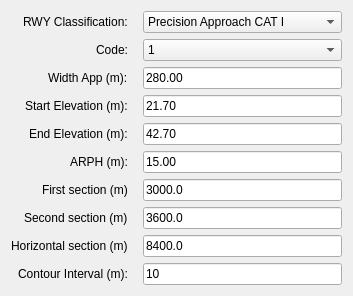
      <widget class="QWidget" name="tab_approach">
       <layout class="QFormLayout" name="formLayout_approach">
        <property name="fieldGrowthPolicy">
         <enum>QFormLayout::AllNonFixedFieldsGrow</enum>
        </property>
        <property name="labelAlignment">
         <set>Qt::AlignRight|Qt::AlignVCenter</set>
        </property>
        <property name="horizontalSpacing">
         <number>15</number>
        </property>
        <property name="verticalSpacing">
         <number>6</number>
        </property>
        <item row="0" column="0">
         <widget class="QLabel" name="label_rwyClassification">
          <property name="text">
           <string>RWY Classification:</string>
          </property>
          
         </widget>
        </item>
      <item row="0" column="1">
       <widget class="QComboBox" name="combo_rwyClassification">
        <property name="minimumHeight">
         <number>22</number>
        </property>
        <property name="currentIndex">
         <number>2</number>
        </property>
        <item>
         <property name="text">
        <string>Non-instrument</string>
         </property>
        </item>
        <item>
         <property name="text">
        <string>Non-precision approach</string>
         </property>
        </item>
        <item>
         <property name="text">
        <string>Precision Approach CAT I</string>
         </property>
        </item>
        <item>
         <property name="text">
        <string>Precision Approach CAT II or III</string>
         </property>
        </item>
       </widget>
      </item>
        <item row="1" column="0">
         <widget class="QLabel" name="label_code">
          <property name="text">
           <string>Code:</string>
          </property>
          
         </widget>
        </item>
        <item row="1" column="1">
         <widget class="QComboBox" name="spin_code">
          <property name="minimumHeight">
           <number>22</number>
          </property>
          <item>
           <property name="text">
            <string>1</string>
           </property>
          </item>
          <item>
           <property name="text">
            <string>2</string>
           </property>
          </item>
          <item>
           <property name="text">
            <string>3</string>
           </property>
          </item>
          <item>
           <property name="text">
            <string>4</string>
           </property>
          </item>
         </widget>
        </item>
        <item row="2" column="0">
         <widget class="QLabel" name="label_widthApp">
          <property name="text">
           <string>Width App (m):</string>
          </property>
          
         </widget>
        </item>
        <item row="2" column="1">
         <widget class="QLineEdit" name="spin_widthApp">
          <property name="text">
           <string>280.00</string>
          </property><property name="text">
           <string>280.00</string>
          </property>
         </widget>
        </item>
        <item row="3" column="0">
         <widget class="QLabel" name="label_Z0">
          <property name="text">
           <string>Start Elevation (m):</string>
          </property>
          
         </widget>
        </item>
        <item row="3" column="1">
         <widget class="QLineEdit" name="spin_Z0">
          <property name="text">
           <string>21.70</string>
          </property>
         </widget>
        </item>
        <item row="4" column="0">
         <widget class="QLabel" name="label_ZE">
          <property name="text">
           <string>End Elevation (m):</string>
          </property>
          
         </widget>
        </item>
        <item row="4" column="1">
         <widget class="QLineEdit" name="spin_ZE">
          <property name="text">
           <string>42.70</string>
          </property>
         </widget>
        </item>
        <item row="5" column="0">
         <widget class="QLabel" name="label_ARPH">
          <property name="text">
           <string>ARPH (m):</string>
          </property>
          
         </widget>
        </item>
        <item row="5" column="1">
         <widget class="QLineEdit" name="spin_ARPH">
          <property name="text">
           <string>15.00</string>
          </property>
         </widget>
        </item>
        <item row="6" column="0">
         <widget class="QLabel" name="label_L1">
          <property name="text">
          <string>First section (m)</string>
          </property>
          
         </widget>
        </item>
        <item row="6" column="1">
         <widget class="QLineEdit" name="spin_L1">
          <property name="text">
           <string>3000.0</string>
          </property>
         </widget>
        </item>
        <item row="7" column="0">
         <widget class="QLabel" name="label_L2">
          <property name="text">
          <string>Second section (m)</string>
          </property>
         </widget>
        </item>
        <item row="7" column="1">
         <widget class="QLineEdit" name="spin_L2">
          <property name="text">
           <string>3600.0</string>
          </property>
         </widget>
        </item>
        <item row="8" column="0">
         <widget class="QLabel" name="label_LH">
          <property name="text">
          <string>Horizontal section (m)</string>
          </property>
         </widget>
        </item>
        <item row="8" column="1">
         <widget class="QLineEdit" name="spin_LH">
          <property name="text">
           <string>8400.0</string>
          </property>
         </widget>
        </item>
        <item row="9" column="0">
         <widget class="QLabel" name="label_contour_interval">
          <property name="text">
           <string>Contour Interval (m):</string>
          </property>
         </widget>
        </item>
        <item row="9" column="1">
         <widget class="QLineEdit" name="spin_contour_interval">
          <property name="text">
           <string>10</string>
          </property>
          <property name="toolTip">
           <string>Elevation interval for contour lines in metres. Set to 0 to disable.</string>
          </property>
         </widget>
        </item>
       </layout>
      </widget>
